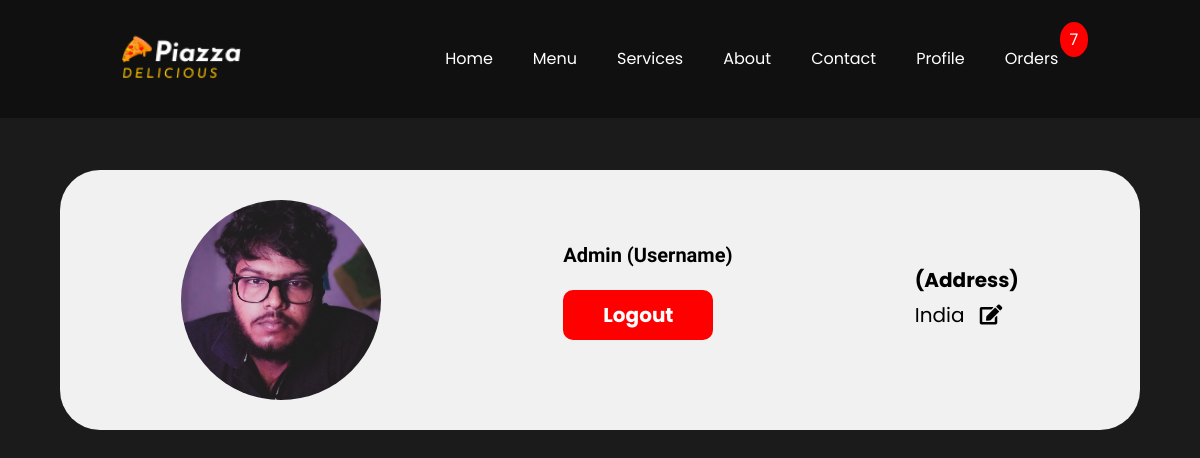
/profile/ (signed in), run on the app's committed database.
### Home/models.py (models this page shows, shortened)
class Profile(models.Model):
    User = models.ForeignKey(User, on_delete=models.CASCADE, blank=True, null=True)
    profile_Image = models.ImageField(upload_to="images", default="images/defaultuser.png", blank=True, null=True)

class Address(models.Model):
    User = models.ForeignKey(User, on_delete=models.CASCADE, blank=True, null=True)
    address = models.TextField()

### Home/views.py (the view)
# urls.py: path('profile/', views.profile, name="profile"),
def profile(request):
    current_username = request.user.username
    user = User.objects.filter(username=current_username).first()
    order = Orders.objects.filter(User=user)
    current_user = request.user
    ordersOfCurrentUser = Orders.objects.filter(User=current_user)
    totalOrdersList = []
    for pizzaOrder in ordersOfCurrentUser:
        quantity = pizzaOrder.quantity
        totalOrdersList.append(quantity)
    totalOrders = sum(totalOrdersList)
    current_user = request.user
    form = ProfileForm(instance=current_user)
    if request.method == "POST":
        profile_Image=request.FILES['profile_Image']
        profile = Profile(User=current_user, profile_Image=profile_Image)
        profile.save()
    profile_objects = Profile.objects.filter(User=request.user)
    if profile_objects:
        profile_iamge_display = Profile.objects.filter(User=current_user).last()
        profile_iamge_display_url = profile_iamge_display.profile_Image
    else:
        profile_iamge_display_url = "images/defaultuser.png"
    address = Address.objects.filter(User = current_user).first()
    if address:
        address_display = address.address
    else:
        address_display = "No Address, Please Add!"
    context = {
        'profile_iamge_display_url':profile_iamge_display_url,
        'form':form,
        'totalOrders':totalOrders,
        'address_display':address_display,
    }
    return render(request, "Home/profile.html", context)

### templates/Home/profile.html (shortened to what this page needs)
{% extends 'base.html' %}
{% load static %}
{% block body %}
<section id="profile">
    <div class="profile__contaier">
        <div class="image__box__profile">
            <div class="image__container">
                <img src="/media/{{profile_iamge_display_url}}" alt="">
        </div>
        <div class="details">
                <h4>{% if request.user.username %}{{request.user.username}} (Username){% endif %}</h4>
                <form action="/accounts/logout/" method="POST">
                    <button type="submit">Logout</button>
                </form>
            </div>
            <div class="address">
                <div>
                    <h4>(Address)</h4>
                    <p>{{address_display}}  <i class="fas fa-edit address_edit"></i></p>
                </div>
            </div>
        </div>
    </div>
</section>
{% endblock body %}

### templates/base.html (style rules this page uses)
* { margin: 0; padding: 0; box-sizing: border-box; font-family: 'Poppins'; }
html { scroll-behavior: smooth; }
body { background: linear-gradient(rgba(0,0,0,0.6), rgba(0,0,0,0.6)), url('./static/images/bg.webp'); background-repeat: none; background-position: center; background-size: cover; background-attachment: fixed; min-height: 100vh; }
i { color: #fff; }
#profile { width: 100%; min-height: 100vh; background: rgb(27, 27, 27); padding: 0 60px; padding-top: 170px; }
#profile .profile__contaier { width: 100%; background: #f1f1f1; padding: 30px; border-radius: 40px; }
#profile .profile__contaier .image__box__profile { display: flex; justify-content: space-around; align-items: center; }
#profile .profile__contaier .image__box__profile .image__container { width: 200px; height: 200px; overflow: hidden; border-radius: 50%; cursor: pointer; position: relative; }
#profile .profile__contaier .image__box__profile .image__container img { width: 100%; height: 100%; object-fit: cover; object-position: center; }
#profile .profile__contaier .image__box__profile .details h4 { font-family: 'Josefin Sans'; font-size: 20px; line-height: 30px; }
#profile .profile__contaier .image__box__profile .details form { padding: 20px 0; }
#profile .profile__contaier .image__box__profile .details form button { border: none; outline: none; background: red; color: #fff; padding: 10px 40px; font-size: 20px; font-weight: bold; border-radius: 10px; cursor: pointer; }
#profile .profile__contaier .image__box__profile .address { font-size: 20px; }
#profile .profile__contaier .image__box__profile .address i { color: #000; padding: 10px; cursor: pointer; transition: all .4s ease; }

### data on the page
Profile: profile_Image (picture)
Address: address "India"

### other printed values
{{ totalOrders }} "7"
{{ request.user.username }} "Admin"
